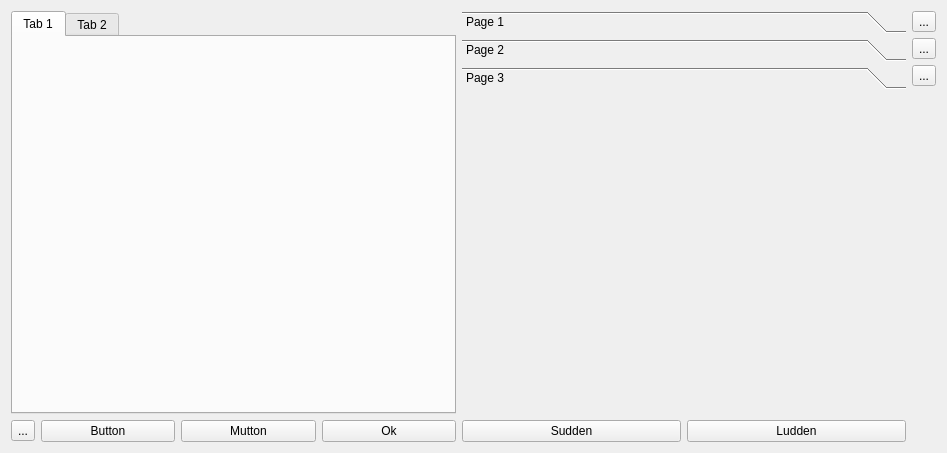
<?xml version="1.0" encoding="UTF-8"?>
<ui version="4.0">
 <class>Formalizer</class>
 <widget class="QWidget" name="Formalizer">
  <property name="geometry">
   <rect>
    <x>0</x>
    <y>0</y>
    <width>947</width>
    <height>453</height>
   </rect>
  </property>
  <property name="windowTitle">
   <string>Form</string>
  </property>
  <layout class="QHBoxLayout" name="horizontalLayout_3">
   <item>
    <layout class="QVBoxLayout" name="verticalLayout">
     <item>
      <widget class="QTabWidget" name="tabWidget">
       <widget class="QWidget" name="tab">
        <attribute name="title">
         <string>Tab 1</string>
        </attribute>
       </widget>
       <widget class="QWidget" name="tab_2">
        <attribute name="title">
         <string>Tab 2</string>
        </attribute>
       </widget>
      </widget>
     </item>
     <item>
      <layout class="QHBoxLayout" name="horizontalLayout">
       <item>
        <widget class="QToolButton" name="toolButton">
         <property name="text">
          <string>...</string>
         </property>
        </widget>
       </item>
       <item>
        <widget class="QPushButton" name="pushButton_2">
         <property name="text">
          <string>Button</string>
         </property>
        </widget>
       </item>
       <item>
        <widget class="QPushButton" name="pushButton_3">
         <property name="text">
          <string>Mutton</string>
         </property>
        </widget>
       </item>
       <item>
        <widget class="QPushButton" name="pushButton">
         <property name="text">
          <string>Ok</string>
         </property>
        </widget>
       </item>
      </layout>
     </item>
    </layout>
   </item>
   <item>
    <layout class="QVBoxLayout" name="verticalLayout_2">
     <item>
      <widget class="QToolBox" name="toolBox">
       <property name="currentIndex">
        <number>2</number>
       </property>
       <widget class="QWidget" name="page">
        <property name="geometry">
         <rect>
          <x>0</x>
          <y>0</y>
          <width>444</width>
          <height>314</height>
         </rect>
        </property>
        <attribute name="label">
         <string>Page 1</string>
        </attribute>
       </widget>
       <widget class="QWidget" name="page_2">
        <property name="geometry">
         <rect>
          <x>0</x>
          <y>0</y>
          <width>444</width>
          <height>314</height>
         </rect>
        </property>
        <attribute name="label">
         <string>Page 2</string>
        </attribute>
       </widget>
       <widget class="QWidget" name="page_3">
        <attribute name="label">
         <string>Page 3</string>
        </attribute>
       </widget>
      </widget>
     </item>
     <item>
      <layout class="QHBoxLayout" name="horizontalLayout_2">
       <item>
        <widget class="QPushButton" name="pushButton_4">
         <property name="text">
          <string>Sudden</string>
         </property>
        </widget>
       </item>
       <item>
        <widget class="QPushButton" name="pushButton_5">
         <property name="text">
          <string>Ludden</string>
         </property>
        </widget>
       </item>
      </layout>
     </item>
    </layout>
   </item>
   <item>
    <layout class="QVBoxLayout" name="verticalLayout_3">
     <item>
      <widget class="QToolButton" name="toolButton_2">
       <property name="text">
        <string>...</string>
       </property>
      </widget>
     </item>
     <item>
      <widget class="QToolButton" name="toolButton_3">
       <property name="text">
        <string>...</string>
       </property>
      </widget>
     </item>
     <item>
      <widget class="QToolButton" name="toolButton_4">
       <property name="text">
        <string>...</string>
       </property>
      </widget>
     </item>
     <item>
      <spacer name="verticalSpacer">
       <property name="orientation">
        <enum>Qt::Vertical</enum>
       </property>
       <property name="sizeHint" stdset="0">
        <size>
         <width>20</width>
         <height>40</height>
        </size>
       </property>
      </spacer>
     </item>
    </layout>
   </item>
  </layout>
 </widget>
 <resources/>
 <connections/>
</ui>
